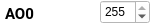
<?xml version="1.0" encoding="UTF-8"?>
<ui version="4.0">
 <class>AOVariable</class>
 <widget class="QWidget" name="AOVariable">
  <property name="geometry">
   <rect>
    <x>0</x>
    <y>0</y>
    <width>150</width>
    <height>25</height>
   </rect>
  </property>
  <property name="minimumSize">
   <size>
    <width>150</width>
    <height>25</height>
   </size>
  </property>
  <property name="windowTitle">
   <string>Form</string>
  </property>
  <widget class="QFrame" name="MainFrame">
   <property name="geometry">
    <rect>
     <x>0</x>
     <y>0</y>
     <width>150</width>
     <height>25</height>
    </rect>
   </property>
   <property name="minimumSize">
    <size>
     <width>150</width>
     <height>25</height>
    </size>
   </property>
   <property name="styleSheet">
    <string notr="true">background-color: rgb(255, 255, 255);</string>
   </property>
   <property name="frameShape">
    <enum>QFrame::NoFrame</enum>
   </property>
   <property name="frameShadow">
    <enum>QFrame::Raised</enum>
   </property>
   <property name="lineWidth">
    <number>0</number>
   </property>
   <widget class="QScrollArea" name="lblTileScroll">
    <property name="geometry">
     <rect>
      <x>0</x>
      <y>0</y>
      <width>100</width>
      <height>25</height>
     </rect>
    </property>
    <property name="minimumSize">
     <size>
      <width>100</width>
      <height>20</height>
     </size>
    </property>
    <property name="maximumSize">
     <size>
      <width>100</width>
      <height>25</height>
     </size>
    </property>
    <property name="frameShape">
     <enum>QFrame::NoFrame</enum>
    </property>
    <property name="frameShadow">
     <enum>QFrame::Plain</enum>
    </property>
    <property name="lineWidth">
     <number>0</number>
    </property>
    <property name="verticalScrollBarPolicy">
     <enum>Qt::ScrollBarAsNeeded</enum>
    </property>
    <property name="horizontalScrollBarPolicy">
     <enum>Qt::ScrollBarAlwaysOff</enum>
    </property>
    <property name="widgetResizable">
     <bool>true</bool>
    </property>
    <widget class="QWidget" name="ScrollLayout">
     <property name="geometry">
      <rect>
       <x>0</x>
       <y>0</y>
       <width>100</width>
       <height>25</height>
      </rect>
     </property>
     <layout class="QVBoxLayout">
      <property name="spacing">
       <number>0</number>
      </property>
      <property name="leftMargin">
       <number>0</number>
      </property>
      <property name="topMargin">
       <number>0</number>
      </property>
      <property name="rightMargin">
       <number>0</number>
      </property>
      <property name="bottomMargin">
       <number>0</number>
      </property>
      <item>
       <widget class="QLabel" name="lblTitle">
        <property name="maximumSize">
         <size>
          <width>16666672</width>
          <height>16666672</height>
         </size>
        </property>
        <property name="font">
         <font>
          <family>Roboto</family>
          <pointsize>11</pointsize>
          <weight>75</weight>
          <bold>true</bold>
         </font>
        </property>
        <property name="lineWidth">
         <number>0</number>
        </property>
        <property name="text">
         <string>AO0</string>
        </property>
        <property name="alignment">
         <set>Qt::AlignLeading|Qt::AlignLeft|Qt::AlignTop</set>
        </property>
        <property name="wordWrap">
         <bool>true</bool>
        </property>
        <property name="margin">
         <number>0</number>
        </property>
        <property name="indent">
         <number>5</number>
        </property>
       </widget>
      </item>
     </layout>
    </widget>
   </widget>
   <widget class="QDoubleSpinBox" name="SpinValue">
    <property name="geometry">
     <rect>
      <x>100</x>
      <y>0</y>
      <width>50</width>
      <height>24</height>
     </rect>
    </property>
    <property name="frame">
     <bool>true</bool>
    </property>
    <property name="readOnly">
     <bool>false</bool>
    </property>
    <property name="decimals">
     <number>0</number>
    </property>
    <property name="maximum">
     <double>255.000000000000000</double>
    </property>
    <property name="value">
     <double>255.000000000000000</double>
    </property>
   </widget>
  </widget>
 </widget>
 <resources/>
 <connections/>
</ui>
